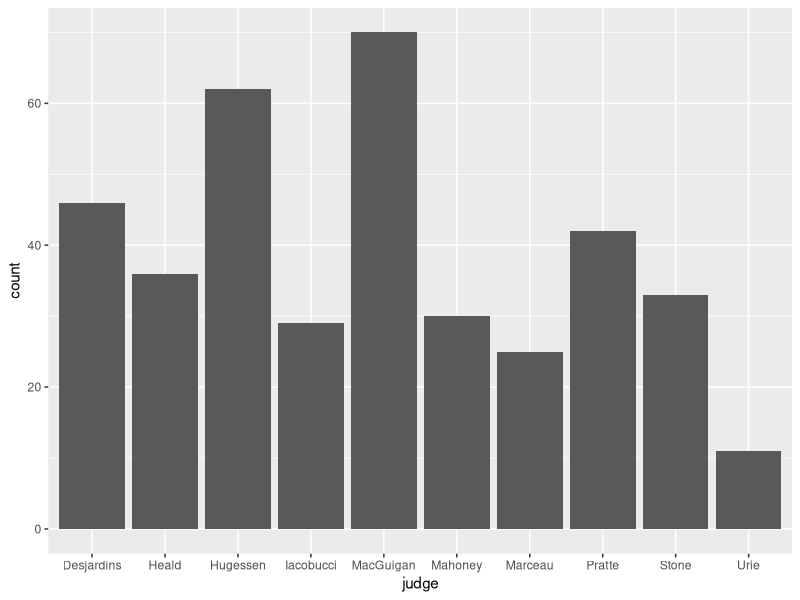
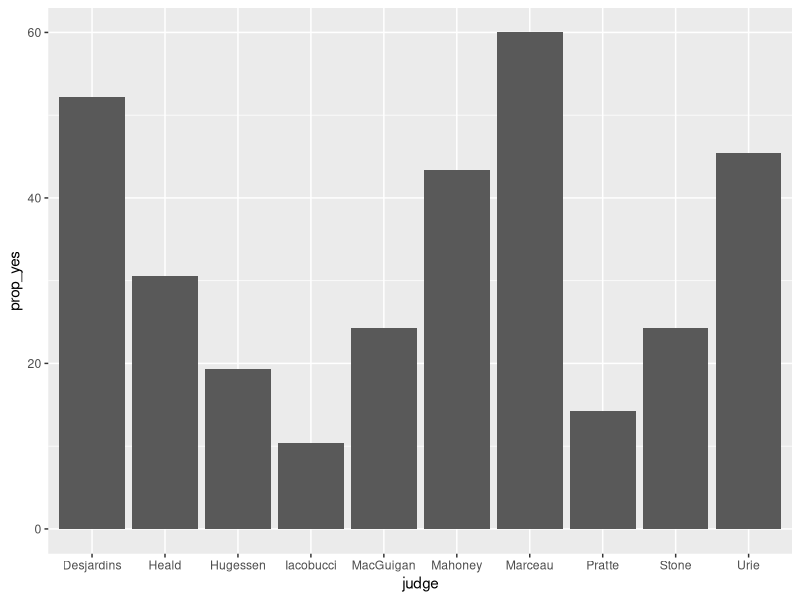

Here is the R script that generated these plots, in order: (Note: this script raises an error after producing the figures.)
## ---- chunk 1
suppressPackageStartupMessages(require(dplyr))
suppressPackageStartupMessages(require(ggplot2))
suppressPackageStartupMessages(require(broom))

data <- read.table("data/Greene.txt")
## ---- chunk 2
data %>%
  group_by(decision) %>%
  summarise(mean_decision = mean(decision))
# "no" is dummy coded as 1, "yes" is dummy coded as 2

data %>%
  group_by(decision) %>%
  summarise(n_decision = n())
#270 no, 114 yes

data %>%
  group_by(language) %>%
summarise(n_language = n())
#253 English, 131 French

## ---- chunk 3

decision <- data %>%
  group_by(decision) %>%
  summarise(n_decision = n()) %>%
  mutate(prop_decision = (n_decision / sum(n_decision) * 100))

print(decision)

# Judges granted an appeal in 29.69% of cases.
## ---- chunk 4
data %>%
  group_by(judge) %>%
  summarise(judge_count = n_distinct(judge))

data_case <- data %>%
  group_by(judge) %>%
  summarise(judge_case = n()) %>%
  arrange(desc(judge_case))

print(data_case)

data %>%
  ggplot(aes(x = judge)) + geom_bar()

## ---- chunk 5
decision_judge <- data %>%
  group_by(judge, decision) %>%
  summarise(n_decision = n()) %>%
  mutate(prop_yes = (n_decision / sum(n_decision) * 100)) %>%
  filter(decision == "yes")

decision_judge %>%
  ggplot(aes(x = judge, y = prop_yes)) + geom_bar(stat = "identity")
## ---- chunk 6
data <- within(data, judge <- relevel(judge, ref = "Iacobucci"))

mylogit1 <- glm(decision ~ judge, data = data, family = "binomial")

summary(mylogit1)

## ---- chunk 7
estimates <- coef(mylogit1)

prob_Marceau <- 1 / (1 + exp( - (estimates[1] + estimates[7] * 1)))

print(prob_Marceau)

#predicted probability of Judge Marceau granting an appeal is 0.6 (matches the observed value).

## ---- chunk 8
data %>%
  group_by(rater) %>%
  summarise(mean_rater = mean(rater))
# "no" is coded as 1, "yes" is coded as 2

data %>%
  group_by(language) %>%
  summarise(mean_language = mean(language))
# "English" is coded as 1, "French" is coded as 2


data <- within(data,
  location <- relevel(location, ref = "other")) #relevel factors
data <- within(data,
  language <- relevel(language, ref = "French")) #relevel factors

mylogit2 <- glm(decision ~ judge + rater + location + language,
  data = data, family = "binomial")

summary (mylogit2)

estimates2 <- coef(mylogit2)
## ---- chunk 9
prob_Marceau2 <- 1 / (1 + exp( - (estimates2[1] + estimates2[7] * 1 +
  estimates2[11] * 1 + estimates2[13] * 1 + estimates2[14] * 1)))

print(prob_Marceau2)

#The predicted probability of Judge Marceau granting an appeal for a case ruled to have merit, in Toronto, and in English is 0.90.
## ---- chunk 10
sessionInfo()
